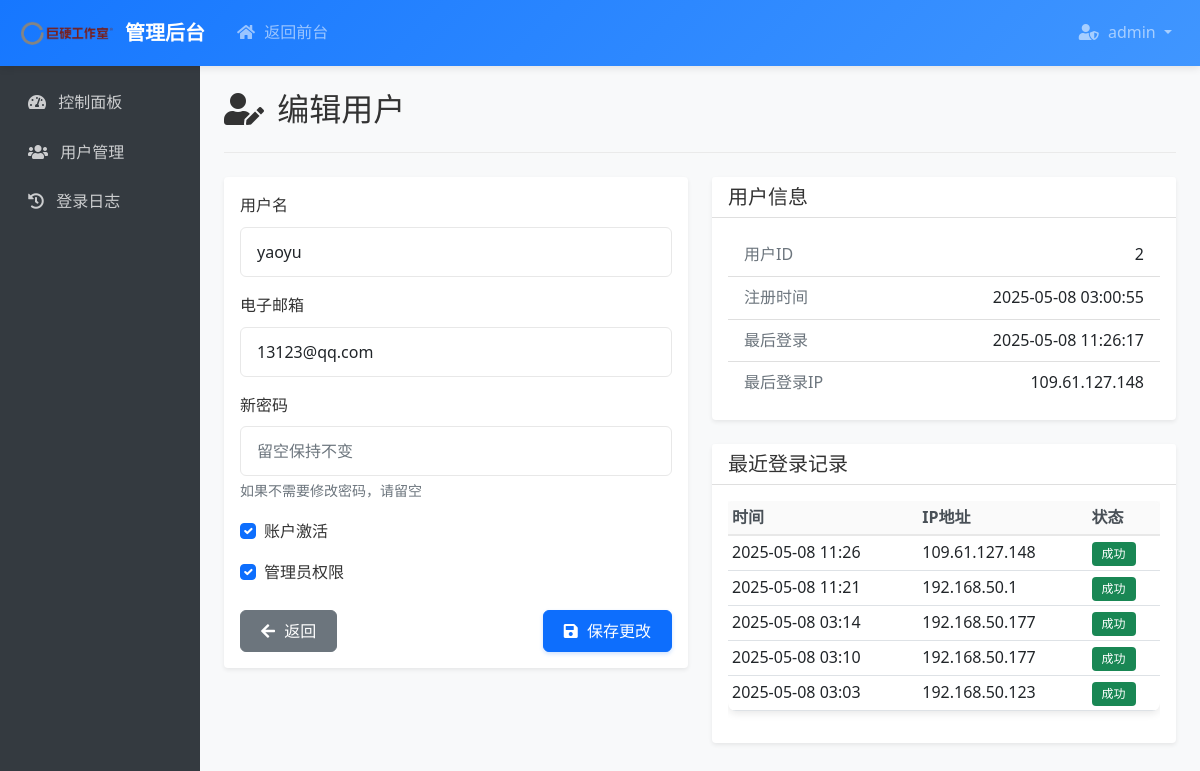
The app's page /admin/users/edit/2 (signed in) with its own data.
### models.py (models this page shows, shortened)
class User(UserMixin, db.Model):
    id = db.Column(db.Integer, primary_key=True)
    username = db.Column(db.String(80), unique=True, nullable=False)
    email = db.Column(db.String(120), unique=True, nullable=False)
    password_hash = db.Column(db.String(128))
    created_at = db.Column(db.DateTime, default=get_beijing_time)
    is_active = db.Column(db.Boolean, default=True)
    is_admin = db.Column(db.Boolean, default=False)
    last_login_at = db.Column(db.DateTime, nullable=True)
    last_login_ip = db.Column(db.String(100), nullable=True)
    login_logs = db.relationship('LoginLog', backref='user', lazy='dynamic', cascade='all, delete-orphan')
    portfolios = db.relationship('UserPortfolio', backref='user', lazy='dynamic', cascade='all, delete-orphan')

class LoginLog(db.Model):
    id = db.Column(db.Integer, primary_key=True)
    user_id = db.Column(db.Integer, db.ForeignKey('user.id'), nullable=False)
    login_time = db.Column(db.DateTime, default=get_beijing_time)
    ip_address = db.Column(db.String(100))
    user_agent = db.Column(db.String(255))
    status = db.Column(db.String(20), default='success')  # success, failed

### app.py (the view, shortened to what this page needs)
@app.route('/admin/users/edit/<int:id>', methods=['GET', 'POST'])
@login_required
def admin_edit_user(id):
    if not current_user.is_admin:
        flash('您没有管理员权限', 'danger')
        return redirect(url_for('dashboard'))
    session['from_admin'] = True
    user = User.query.get_or_404(id)
    return render_template('admin/edit_user.html', user=user, LoginLog=LoginLog)

### app.py (called while the page is built)
@login_manager.user_loader
def load_user(user_id):
    return User.query.get(int(user_id))

### templates/admin/edit_user.html
{% extends "admin/base.html" %}
{% block content %}
<div class="admin-title">
    <h2><i class="fas fa-user-edit"></i> 编辑用户</h2>
</div>
<div class="row">
    <div class="col-md-8 col-lg-6">
        <div class="card shadow-sm">
            <div class="card-body">
                <form method="POST" action="{{ url_for('admin_edit_user', id=user.id) }}">
                    <div class="mb-3">
                        <label for="username" class="form-label">用户名</label>
                        <input type="text" class="form-control" id="username" name="username" value="{{ user.username }}" required>
                    </div>
                    <div class="mb-3">
                        <label for="email" class="form-label">电子邮箱</label>
                        <input type="email" class="form-control" id="email" name="email" value="{{ user.email }}" required>
                    </div>
                    <div class="mb-3">
                        <label for="new_password" class="form-label">新密码</label>
                        <input type="password" class="form-control" id="new_password" name="new_password" placeholder="留空保持不变">
                        <div class="form-text">如果不需要修改密码，请留空</div>
                    </div>
                    <div class="mb-3 form-check">
                        <input type="checkbox" class="form-check-input" id="is_active" name="is_active" {% if user.is_active %}checked{% endif %}>
                        <label class="form-check-label" for="is_active">账户激活</label>
                    </div>
                    <div class="mb-4 form-check">
                        <input type="checkbox" class="form-check-input" id="is_admin" name="is_admin" {% if user.is_admin %}checked{% endif %}>
                        <label class="form-check-label" for="is_admin">管理员权限</label>
                    </div>
                    <div class="d-flex justify-content-between">
                        <a href="{{ url_for('admin_users') }}" class="btn btn-secondary">
                            <i class="fas fa-arrow-left"></i> 返回
                        </a>
                        <button type="submit" class="btn btn-primary">
                            <i class="fas fa-save"></i> 保存更改
                        </button>
                    </div>
                </form>
            </div>
        </div>
    </div>
    <div class="col-md-4 col-lg-6">
        <div class="card shadow-sm mb-4">
            <div class="card-header bg-white">
                <h5 class="mb-0">用户信息</h5>
            </div>
            <div class="card-body">
                <ul class="list-group list-group-flush">
                    <li class="list-group-item d-flex justify-content-between">
                        <span class="text-muted">用户ID</span>
                        <span>{{ user.id }}</span>
                    </li>
                    <li class="list-group-item d-flex justify-content-between">
                        <span class="text-muted">注册时间</span>
                        <span>{{ user.created_at.strftime('%Y-%m-%d %H:%M:%S') }}</span>
                    </li>
                    <li class="list-group-item d-flex justify-content-between">
                        <span class="text-muted">最后登录</span>
                        <span>
                            {% if user.last_login_at %}
                            {{ user.last_login_at.strftime('%Y-%m-%d %H:%M:%S') }}
                            {% else %}
                            <span class="text-muted">从未登录</span>
                            {% endif %}
                        </span>
                    </li>
                    <li class="list-group-item d-flex justify-content-between">
                        <span class="text-muted">最后登录IP</span>
                        <span>{{ user.last_login_ip or '未知' }}</span>
                    </li>
                </ul>
            </div>
        </div>
        {% if user.login_logs.first() %}
        <div class="card shadow-sm">
            <div class="card-header bg-white">
                <h5 class="mb-0">最近登录记录</h5>
            </div>
            <div class="card-body">
                <div class="table-responsive">
                    <table class="table table-sm">
                        <thead>
                            <tr>
                                <th>时间</th>
                                <th>IP地址</th>
                                <th>状态</th>
                            </tr>
                        </thead>
                        <tbody>
                            {% for log in user.login_logs.order_by(LoginLog.login_time.desc()).limit(5).all() %}
                            <tr>
                                <td>{{ log.login_time.strftime('%Y-%m-%d %H:%M') }}</td>
                                <td>{{ log.ip_address }}</td>
                                <td>
                                    {% if log.status == 'success' %}
                                    <span class="badge bg-success">成功</span>
                                    {% else %}
                                    <span class="badge bg-danger">失败</span>
                                    {% endif %}
                                </td>
                            </tr>
                            {% endfor %}
                        </tbody>
                    </table>
                </div>
            </div>
        </div>
        {% endif %}
    </div>
</div>
{% endblock %}

### templates/admin/base.html (shortened to what this page needs)
<!DOCTYPE html>
<html lang="zh">
<head>
    <link href="https://cdn.jsdelivr.net/npm/bootstrap@5.1.3/dist/css/bootstrap.min.css" rel="stylesheet">
    <link href="https://cdn.jsdelivr.net/npm/@fortawesome/fontawesome-free@5.15.4/css/all.min.css" rel="stylesheet">
    <link href="{{ url_for('static', filename='css/style.css') }}" rel="stylesheet">
</head>
<body>
    <nav class="navbar navbar-expand-lg navbar-dark bg-primary">
        <div class="container-fluid">
            <a class="navbar-brand" href="{{ url_for('admin_dashboard') }}">
                <img src="{{ url_for('static', filename='images/logo.png') }}" alt="巨硬工作室" style="height: 40px;">
                <span>管理后台</span>
            </a>
            <div class="collapse navbar-collapse" id="navbarNav">
                <ul class="navbar-nav me-auto">
                    <li class="nav-item">
                        <a class="nav-link" href="{{ url_for('dashboard') }}">
                            <i class="fas fa-home"></i> 返回前台
                        </a>
                    </li>
                </ul>
                <ul class="navbar-nav">
                    <li class="nav-item dropdown">
                        <a class="nav-link dropdown-toggle" href="#" id="navbarDropdown" role="button" data-bs-toggle="dropdown">
                            <i class="fas fa-user-shield"></i> {{ current_user.username }}
                        </a>
                    </li>
                </ul>
            </div>
        </div>
    </nav>
    <div class="container-fluid">
        <div class="row">
            <div class="col-md-3 col-lg-2 admin-sidebar">
                <ul class="nav flex-column">
                    <li class="nav-item">
                        <a class="nav-link {% if request.endpoint == 'admin_dashboard' %}active{% endif %}" href="{{ url_for('admin_dashboard') }}">
                            <i class="fas fa-tachometer-alt"></i> 控制面板
                        </a>
                    </li>
                    <li class="nav-item">
                        <a class="nav-link {% if request.endpoint == 'admin_users' %}active{% endif %}" href="{{ url_for('admin_users') }}">
                            <i class="fas fa-users"></i> 用户管理
                        </a>
                    </li>
                    <li class="nav-item">
                        <a class="nav-link {% if request.endpoint == 'admin_login_logs' %}active{% endif %}" href="{{ url_for('admin_login_logs') }}">
                            <i class="fas fa-history"></i> 登录日志
                        </a>
                    </li>
                </ul>
            </div>
            <div class="col-md-9 col-lg-10 admin-content">
                {% block content %}{% endblock %}
            </div>
        </div>
    </div>
</body>
</html>

### static/css/style.css (style rules this page uses)
:root { --primary-color: #1677ff; --secondary-color: #4096ff; --success-color: #52c41a; --warning-color: #faad14; --danger-color: #ff4d4f; --text-color: #333; --text-secondary: #666; --border-color: #e8e8e8; --bg-color: #f5f5f5; --card-shadow: 0 2px 8px rgba(0, 0, 0, 0.1); --transition-speed: 0.3s; }
body { font-family: 'Segoe UI', Tahoma, Geneva, Verdana, sans-serif; background-color: #f8f9fa; color: var(--text-color); line-height: 1.6; }
.navbar { box-shadow: 0 2px 8px rgba(0, 0, 0, 0.1); background: linear-gradient(135deg, var(--primary-color), var(--secondary-color)) !important; }
.navbar-brand { font-weight: 600; font-size: 1.25rem; display: flex; align-items: center; }
.navbar-brand img { margin-right: 8px; transition: transform var(--transition-speed); }
.nav-link { font-weight: 500; padding: 0.5rem 1rem !important; transition: all var(--transition-speed); }
.card { transition: transform 0.3s ease, box-shadow 0.3s ease; border: none; }
.card-header { font-weight: 600; }
.btn { border-radius: 6px; font-weight: 500; padding: 0.5rem 1.25rem; transition: all var(--transition-speed); }
.btn-primary { background-color: #0d6efd; border-color: #0d6efd; box-shadow: 0 2px 4px rgba(13, 110, 253, 0.2); }
.form-control { border-radius: 6px; border: 1px solid var(--border-color); padding: 0.75rem 1rem; transition: all var(--transition-speed); }
.table { background: white; border-radius: 8px; overflow: hidden; box-shadow: var(--card-shadow); }
.table thead th { background-color: #fafafa; border-bottom: 2px solid var(--border-color); font-weight: 600; }
.bg-primary { background-color: #0d6efd !important; }
.table th { font-weight: 600; color: #495057; }
.badge { font-weight: 500; padding: 6px 10px; }
.fas { margin-right: 5px; }

### templates/admin/base.html (style rules this page uses)
.admin-sidebar { background-color: #343a40; min-height: calc(100vh - 56px); padding-top: 1rem; }
.admin-sidebar .nav-link { color: rgba(255, 255, 255, 0.75); padding: 0.75rem 1rem; border-radius: 0.25rem; margin-bottom: 0.5rem; }
.admin-sidebar .nav-link i { margin-right: 0.5rem; }
.admin-content { padding: 1.5rem; }
.admin-title { margin-bottom: 1.5rem; padding-bottom: 1rem; border-bottom: 1px solid #eaeaea; }

### records on screen
User: username "admin"
User: username "yaoyu", email "13123@qq.com", is_active "☑", is_admin "☑", id "2", created_at "2025-05-08 03:00:55", last_login_at "2025-05-08 11:26:17", last_login_ip "109.61.127.148"
LoginLog: login_time "2025-05-08 11:26", ip_address "109.61.127.148", status "成功"
LoginLog: login_time "2025-05-08 11:21", ip_address "192.168.50.1", status "成功"
LoginLog: login_time "2025-05-08 03:14", ip_address "192.168.50.177", status "成功"
LoginLog: login_time "2025-05-08 03:10", ip_address "192.168.50.177", status "成功"
LoginLog: login_time "2025-05-08 03:03", ip_address "192.168.50.123", status "成功"
